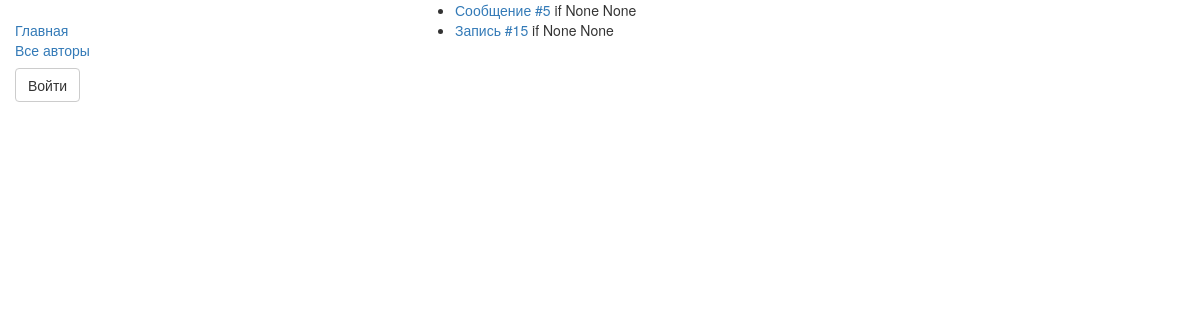
Before: /blog/1/ with the older database file.
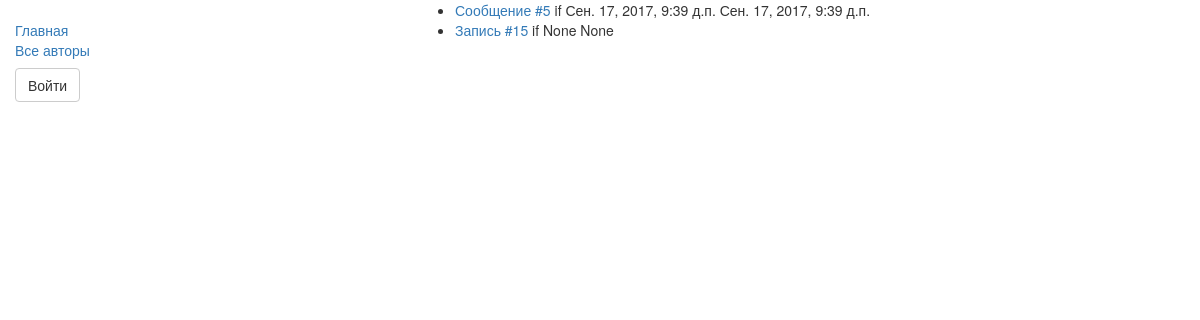
After: the same page with the newer database file.
### blog/models.py (models this page shows)
class Post(models.Model):
    title = models.CharField(max_length=256, verbose_name='Заголовок')
    created = models.DateTimeField(auto_now_add=True, verbose_name='Создано')
    published = models.DateTimeField(blank=True, null=True, verbose_name='Опубликовано')
    content = models.TextField(verbose_name='Контент')
    author = models.ForeignKey(Profile, related_name='author')
    def get_absolute_url(self):
        return '/post/%i/' % self.pk
    def __str__(self):
        return f'{self.title}:{self.created}:{self.published}:{self.author}'
    class Meta:
        ordering = ('-published',)

### blog/views.py (the view)
# urls.py: url(r'^blog/(?P<author_id>\d+)/$', views.AuthorBlogList.as_view(), name='author_blog_list'),
class AuthorBlogList(ListView):
    model = Post
    context_object_name = 'author_posts_list'
    pk_url_kwarg = "author_id"
    template_name = 'posts/author_posts_list.html'
    def get_queryset(self):
        print('AuthorBlogList.get_queryset:', self.kwargs)
        author_id = int(self.kwargs['author_id'])
        return Post.objects.filter(author_id=author_id)
    def get_context_data(self, *args, **kwargs):
        context = super(AuthorBlogList, self).get_context_data(**kwargs)
        print('AuthorBlogList.context:', context[self.context_object_name])
        return context

### blog/models.py (called while the page is built)
    def __str__(self):
        return (f'{self.user.last_name} {self.user.first_name}: {self.blog_name}')

### blog/templates/posts/author_posts_list.html
{% extends 'base_generic.html' %} {% block title %} Лента {% endblock title %} {% block content %} {% if author_posts_list %}
<ul>
    {% for item in author_posts_list %}
    <li>
        <a href="{{ item.get_absolute_url }}">{{ item.title }}</a> if {{ item.published }} {{ item.published }} {{ else }} {{ endif }}
    </li>
    {% endfor %}
</ul>
{% else %}
<p>Автор пока ничего не написал...</p>
{% endif %} {% endblock content %}

Changed rows visible on the page:
changed Post "Сообщение #5": published "None" → "Сен. 17, 2017, 9:39 д.п."
